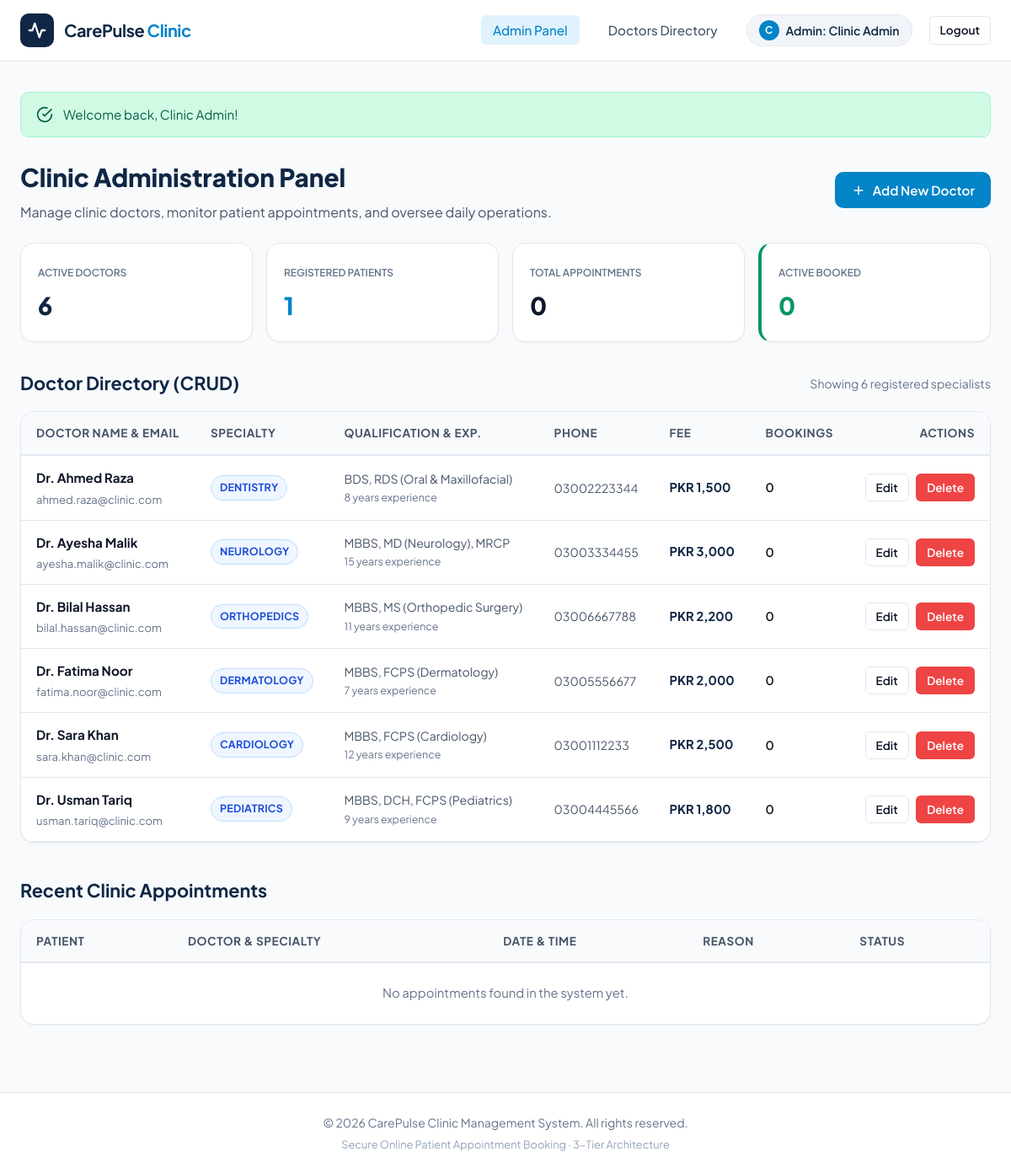
The page /admin_dashboard.php (signed in) on the database its author committed.
### tables this page shows
CREATE TABLE IF NOT EXISTS `doctors` (
    `id` INT AUTO_INCREMENT PRIMARY KEY,
    `user_id` INT NOT NULL UNIQUE,
    `specialty_id` INT NOT NULL,
    `qualification` VARCHAR(150) NOT NULL,
    `experience_years` INT NOT NULL,
    `fee` DECIMAL(10,2) NOT NULL,
    CONSTRAINT `fk_doctors_user` FOREIGN KEY (`user_id`) REFERENCES `users` (`id`) ON DELETE CASCADE,
    CONSTRAINT `fk_doctors_specialty` FOREIGN KEY (`specialty_id`) REFERENCES `specialties` (`id`) ON DELETE RESTRICT
);

CREATE TABLE IF NOT EXISTS `users` (
    `id` INT AUTO_INCREMENT PRIMARY KEY,
    `full_name` VARCHAR(100) NOT NULL,
    `email` VARCHAR(150) NOT NULL UNIQUE,
    `password` VARCHAR(255) NOT NULL,
    `phone` VARCHAR(20) NOT NULL,
    `role` ENUM('patient', 'doctor', 'admin') NOT NULL DEFAULT 'patient',
    `created_at` TIMESTAMP DEFAULT CURRENT_TIMESTAMP
);

CREATE TABLE IF NOT EXISTS `specialties` (
    `id` INT AUTO_INCREMENT PRIMARY KEY,
    `name` VARCHAR(100) NOT NULL UNIQUE
);

### config/db.php (called while the page is built, shortened)
<?php
function e($value) {
    return htmlspecialchars((string)$value, ENT_QUOTES, 'UTF-8');
}

### admin_dashboard.php (the view, shortened to what this page needs)
<?php
require_once __DIR__ . '/config/db.php';
$doctor_count_stmt = $pdo->query("SELECT COUNT(*) FROM doctors");
$total_doctors = (int)$doctor_count_stmt->fetchColumn();
$patient_count_stmt = $pdo->query("SELECT COUNT(*) FROM users WHERE role = 'patient'");
$total_patients = (int)$patient_count_stmt->fetchColumn();
$apt_stats_stmt = $pdo->query("
    SELECT
        COUNT(*) AS total_appointments,
        SUM(CASE WHEN status = 'booked' THEN 1 ELSE 0 END) AS booked_count,
        SUM(CASE WHEN status = 'completed' THEN 1 ELSE 0 END) AS completed_count,
        SUM(CASE WHEN status = 'cancelled' THEN 1 ELSE 0 END) AS cancelled_count
    FROM appointments
");
$apt_stats = $apt_stats_stmt->fetch();
$total_appointments = (int)($apt_stats['total_appointments'] ?? 0);
$booked_count       = (int)($apt_stats['booked_count'] ?? 0);
$doctors_stmt = $pdo->query("
    SELECT
        d.id AS doctor_id,
        d.user_id,
        d.qualification,
        d.experience_years,
        d.fee,
        u.full_name,
        u.email,
        u.phone,
        s.name AS specialty_name,
        (SELECT COUNT(*) FROM appointments a WHERE a.doctor_id = d.id) AS total_doctor_appointments
    FROM doctors d
    INNER JOIN users u ON d.user_id = u.id
    INNER JOIN specialties s ON d.specialty_id = s.id
    ORDER BY u.full_name ASC
");
$doctors = $doctors_stmt->fetchAll();
$recent_apt_stmt = $pdo->query("
    SELECT
        a.id AS appointment_id,
        a.appointment_date,
        a.appointment_time,
        a.status,
        a.reason,
        p.full_name AS patient_name,
        p.phone AS patient_phone,
        doc_u.full_name AS doctor_name,
        s.name AS specialty_name
    FROM appointments a
    INNER JOIN users p ON a.patient_id = p.id
    INNER JOIN doctors d ON a.doctor_id = d.id
    INNER JOIN users doc_u ON d.user_id = doc_u.id
    INNER JOIN specialties s ON d.specialty_id = s.id
    ORDER BY a.appointment_date DESC, a.appointment_time DESC
    LIMIT 10
");
$recent_appointments = $recent_apt_stmt->fetchAll();
require_once __DIR__ . '/includes/header.php';
?>
<div class="page-header" style="margin-bottom: 24px;">
    <div style="display: flex; justify-content: space-between; align-items: center; flex-wrap: wrap; gap: 16px;">
        <div>
            <h1 style="font-size: 1.85rem; font-weight: 800; color: var(--primary); margin: 0 0 4px 0;">
                Clinic Administration Panel
            </h1>
            <p style="color: var(--text-secondary); margin: 0;">
                Manage clinic doctors, monitor patient appointments, and oversee daily operations.
            </p>
        </div>
        <a href="admin_doctor_add.php" class="btn btn-primary" id="btn-add-doctor">
            <svg width="18" height="18" viewBox="0 0 24 24" fill="none" stroke="currentColor" stroke-width="2">
                <line x1="12" y1="5" x2="12" y2="19"></line>
                <line x1="5" y1="12" x2="19" y2="12"></line>
            </svg>
            Add New Doctor
        </a>
    </div>
</div>
<div style="display: grid; grid-template-columns: repeat(auto-fit, minmax(200px, 1fr)); gap: 16px; margin-bottom: 32px;">
    <div class="card" style="padding: 20px;">
        <span class="stat-label">Active Doctors</span>
        <div style="font-size: 1.8rem; font-weight: 800; color: var(--primary); margin-top: 4px;"><?php echo $total_doctors; ?></div>
    </div>
    <div class="card" style="padding: 20px;">
        <span class="stat-label">Registered Patients</span>
        <div style="font-size: 1.8rem; font-weight: 800; color: var(--accent); margin-top: 4px;"><?php echo $total_patients; ?></div>
    </div>
    <div class="card" style="padding: 20px;">
        <span class="stat-label">Total Appointments</span>
        <div style="font-size: 1.8rem; font-weight: 800; color: var(--text-primary); margin-top: 4px;"><?php echo $total_appointments; ?></div>
    </div>
    <div class="card" style="padding: 20px; border-left: 4px solid var(--success);">
        <span class="stat-label">Active Booked</span>
        <div style="font-size: 1.8rem; font-weight: 800; color: var(--success); margin-top: 4px;"><?php echo $booked_count; ?></div>
    </div>
</div>
<div style="margin-bottom: 40px;">
    <div style="display: flex; justify-content: space-between; align-items: center; margin-bottom: 16px;">
        <h2 style="font-size: 1.35rem; font-weight: 700; color: var(--primary); margin: 0;">
            Doctor Directory (CRUD)
        </h2>
        <span style="font-size: 0.88rem; color: var(--text-muted);">
            Showing <?php echo count($doctors); ?> registered specialist<?php echo count($doctors) === 1 ? '' : 's'; ?>
        </span>
    </div>
    <div class="card" style="overflow-x: auto;">
        <table class="table" style="width: 100%; border-collapse: collapse; text-align: left;" id="admin-doctors-table">
            <thead>
                <tr style="border-bottom: 2px solid var(--border); background-color: #f8fafc;">
                    <th style="padding: 14px 18px; font-weight: 700; font-size: 0.85rem; color: var(--text-secondary);">Doctor Name & Email</th>
                    <th style="padding: 14px 18px; font-weight: 700; font-size: 0.85rem; color: var(--text-secondary);">Specialty</th>
                    <th style="padding: 14px 18px; font-weight: 700; font-size: 0.85rem; color: var(--text-secondary);">Qualification & Exp.</th>
                    <th style="padding: 14px 18px; font-weight: 700; font-size: 0.85rem; color: var(--text-secondary);">Phone</th>
                    <th style="padding: 14px 18px; font-weight: 700; font-size: 0.85rem; color: var(--text-secondary);">Fee</th>
                    <th style="padding: 14px 18px; font-weight: 700; font-size: 0.85rem; color: var(--text-secondary);">Bookings</th>
                    <th style="padding: 14px 18px; font-weight: 700; font-size: 0.85rem; color: var(--text-secondary); text-align: right;">Actions</th>
                </tr>
            </thead>
            <tbody>
                <?php if (empty($doctors)): ?>
                    <tr>
                        <td colspan="7" style="padding: 24px; text-align: center; color: var(--text-muted);">
                            No doctors registered in the system yet. Click "Add New Doctor" above to create one.
                        </td>
                    </tr>
                <?php else: ?>
                    <?php foreach ($doctors as $doc): ?>
                        <tr style="border-bottom: 1px solid var(--border);">
                            <td style="padding: 14px 18px;">
                                <div style="font-weight: 700; color: var(--text-primary); font-size: 0.95rem;">
                                    <?php echo e($doc['full_name']); ?>
                                </div>
                                <div style="font-size: 0.82rem; color: var(--text-muted); margin-top: 2px;">
                                    <?php echo e($doc['email']); ?>
                                </div>
                            </td>
                            <td style="padding: 14px 18px;">
                                <span class="badge badge-specialty"><?php echo e($doc['specialty_name']); ?></span>
                            </td>
                            <td style="padding: 14px 18px; font-size: 0.88rem; color: var(--text-secondary);">
                                <div><?php echo e($doc['qualification']); ?></div>
                                <div style="font-size: 0.78rem; color: var(--text-muted); margin-top: 2px;">
                                    <?php echo (int)$doc['experience_years']; ?> years experience
                                </div>
                            </td>
                            <td style="padding: 14px 18px; font-size: 0.88rem; color: var(--text-secondary);">
                                <?php echo e($doc['phone']); ?>
                            </td>
                            <td style="padding: 14px 18px; font-size: 0.92rem; font-weight: 700; color: var(--primary);">
                                PKR <?php echo number_format($doc['fee'], 0); ?>
                            </td>
                            <td style="padding: 14px 18px; font-size: 0.9rem; font-weight: 600;">
                                <?php echo (int)$doc['total_doctor_appointments']; ?>
                            </td>
                            <td style="padding: 14px 18px; text-align: right; white-space: nowrap;">
                                <a href="admin_doctor_edit.php?id=<?php echo (int)$doc['doctor_id']; ?>" class="btn btn-outline btn-sm" style="margin-right: 6px;">
                                    Edit
                                </a>
                                <form action="admin_doctor_delete.php" method="POST" style="display: inline;" onsubmit="return confirm('Are you sure you want to delete Dr. <?php echo addslashes($doc['full_name']); ?>? This will also remove their user account.');">
                                    <button type="submit" class="btn btn-sm btn-danger">
                                        Delete
                                    </button>
                                </form>
                            </td>
                        </tr>
                    <?php endforeach; ?>
                <?php endif; ?>
            </tbody>
        </table>
    </div>
</div>
<div style="margin-bottom: 20px;">
    <h2 style="font-size: 1.35rem; font-weight: 700; color: var(--primary); margin: 0 0 16px 0;">
        Recent Clinic Appointments
    </h2>
    <div class="card" style="overflow-x: auto;">
        <table class="table" style="width: 100%; border-collapse: collapse; text-align: left;" id="admin-appointments-table">
            <thead>
                <tr style="border-bottom: 2px solid var(--border); background-color: #f8fafc;">
                    <th style="padding: 14px 18px; font-weight: 700; font-size: 0.85rem; color: var(--text-secondary);">Patient</th>
                    <th style="padding: 14px 18px; font-weight: 700; font-size: 0.85rem; color: var(--text-secondary);">Doctor & Specialty</th>
                    <th style="padding: 14px 18px; font-weight: 700; font-size: 0.85rem; color: var(--text-secondary);">Date & Time</th>
                    <th style="padding: 14px 18px; font-weight: 700; font-size: 0.85rem; color: var(--text-secondary);">Reason</th>
                    <th style="padding: 14px 18px; font-weight: 700; font-size: 0.85rem; color: var(--text-secondary);">Status</th>
                </tr>
            </thead>
            <tbody>
                <?php if (empty($recent_appointments)): ?>
                    <tr>
                        <td colspan="5" style="padding: 24px; text-align: center; color: var(--text-muted);">
                            No appointments found in the system yet.
                        </td>
                    </tr>
                <?php endif; ?>
            </tbody>
        </table>
    </div>
</div>
<?php require_once __DIR__ . '/includes/footer.php'; ?>

### assets/css/style.css (style rules this page uses)
:root { --primary: #0f2744; --primary-light: #1e3a5f; --primary-dark: #091a2e; --accent: #0284c7; --accent-hover: #0369a1; --accent-light: #e0f2fe; --success: #059669; --success-light: #d1fae5; --warning: #d97706; --warning-light: #fef3c7; --danger: #dc2626; --danger-light: #fee2e2; --bg-page: #f8fafc; --bg-card: #ffffff; --border: #e2e8f0; --border-focus: #0284c7; --text-primary: #0f172a; --text-secondary: #475569; --text-muted: #64748b; --radius-sm: 6px; --radius-md: 10px; --radius-lg: 16px; --radius-full: 9999px; --shadow-sm: 0 1px 2px 0 rgba(15, 23, 42, 0.05); --shadow-md: 0 4px 6px -1px rgba(15, 23, 42, 0.07), 0 2px 4px -2px rgba(15, 23, 42, 0.05); --shadow-lg: 0 10px 15px -3px rgba(15, 23, 42, 0.08), 0 4px 6px -4px rgba(15, 23, 42, 0.04); --transition: all 0.2s cubic-bezier(0.4, 0, 0.2, 1); }
*, *::before, *::after { box-sizing: border-box; margin: 0; padding: 0; }
html { overflow-y: scroll; scroll-behavior: smooth; }
body { font-family: 'Plus Jakarta Sans', -apple-system, BlinkMacSystemFont, "Segoe UI", Roboto, sans-serif; background-color: var(--bg-page); color: var(--text-primary); line-height: 1.6; min-height: 100vh; display: flex; flex-direction: column; -webkit-font-smoothing: antialiased; }
.btn { display: inline-flex; align-items: center; justify-content: center; gap: 8px; padding: 10px 18px; font-size: 0.95rem; font-weight: 600; border-radius: var(--radius-md); cursor: pointer; text-decoration: none; border: 1px solid transparent; transition: var(--transition); font-family: inherit; line-height: 1.4; }
.btn-primary { background-color: var(--accent); color: #ffffff; }
.btn-outline { background-color: transparent; border-color: var(--border); color: var(--text-primary); }
.btn-danger { background-color: #ef4444; color: #ffffff; }
.btn-sm { padding: 6px 12px; font-size: 0.85rem; border-radius: var(--radius-sm); }
.card { background: var(--bg-card); border: 1px solid var(--border); border-radius: var(--radius-lg); box-shadow: var(--shadow-sm); overflow: hidden; transition: var(--transition); }
.badge { display: inline-flex; align-items: center; padding: 4px 10px; border-radius: var(--radius-full); font-size: 0.78rem; font-weight: 700; letter-spacing: 0.02em; text-transform: uppercase; }
.badge-specialty { background-color: #eff6ff; color: #1d4ed8; border: 1px solid #bfdbfe; }
.stat-label { font-size: 0.75rem; text-transform: uppercase; font-weight: 600; color: var(--text-muted); }
.table { width: 100%; border-collapse: collapse; text-align: left; font-size: 0.93rem; }
.table th { background-color: #f8fafc; color: var(--text-secondary); font-weight: 700; font-size: 0.8rem; text-transform: uppercase; letter-spacing: 0.04em; padding: 14px 20px; border-bottom: 1px solid var(--border); }
.table td { padding: 16px 20px; border-bottom: 1px solid var(--border); vertical-align: middle; }
.table tr:last-child td { border-bottom: none; }

### rows shown on the page
doctors: user.full_name "Dr. Ahmed Raza", user.email "ahmed.raza@clinic.com", specialty.name "DENTISTRY", qualification "BDS, RDS (Oral & Maxillofacial)", experience_years "8", user.phone "03002223344", fee "1,500", total_doctor_appointments "0"
doctors: user.full_name "Dr. Ayesha Malik", user.email "ayesha.malik@clinic.com", specialty.name "NEUROLOGY", qualification "MBBS, MD (Neurology), MRCP", experience_years "15", user.phone "03003334455", fee "3,000", total_doctor_appointments "0"
doctors: user.full_name "Dr. Bilal Hassan", user.email "bilal.hassan@clinic.com", specialty.name "ORTHOPEDICS", qualification "MBBS, MS (Orthopedic Surgery)", experience_years "11", user.phone "03006667788", fee "2,200", total_doctor_appointments "0"
doctors: user.full_name "Dr. Fatima Noor", user.email "fatima.noor@clinic.com", specialty.name "DERMATOLOGY", qualification "MBBS, FCPS (Dermatology)", experience_years "7", user.phone "03005556677", fee "2,000", total_doctor_appointments "0"
doctors: user.full_name "Dr. Sara Khan", user.email "sara.khan@clinic.com", specialty.name "CARDIOLOGY", qualification "MBBS, FCPS (Cardiology)", experience_years "12", user.phone "03001112233", fee "2,500", total_doctor_appointments "0"
doctors: user.full_name "Dr. Usman Tariq", user.email "usman.tariq@clinic.com", specialty.name "PEDIATRICS", qualification "MBBS, DCH, FCPS (Pediatrics)", experience_years "9", user.phone "03004445566", fee "1,800", total_doctor_appointments "0"

### other values the page prints
substr($user['name'], 0, 1) "C"
$user['name'] "Clinic Admin"
$success_msg "Welcome back, Clinic Admin!"
$total_doctors "6"
$total_patients "1"
$total_appointments "0"
$booked_count "0"
count($doctors) "6"
